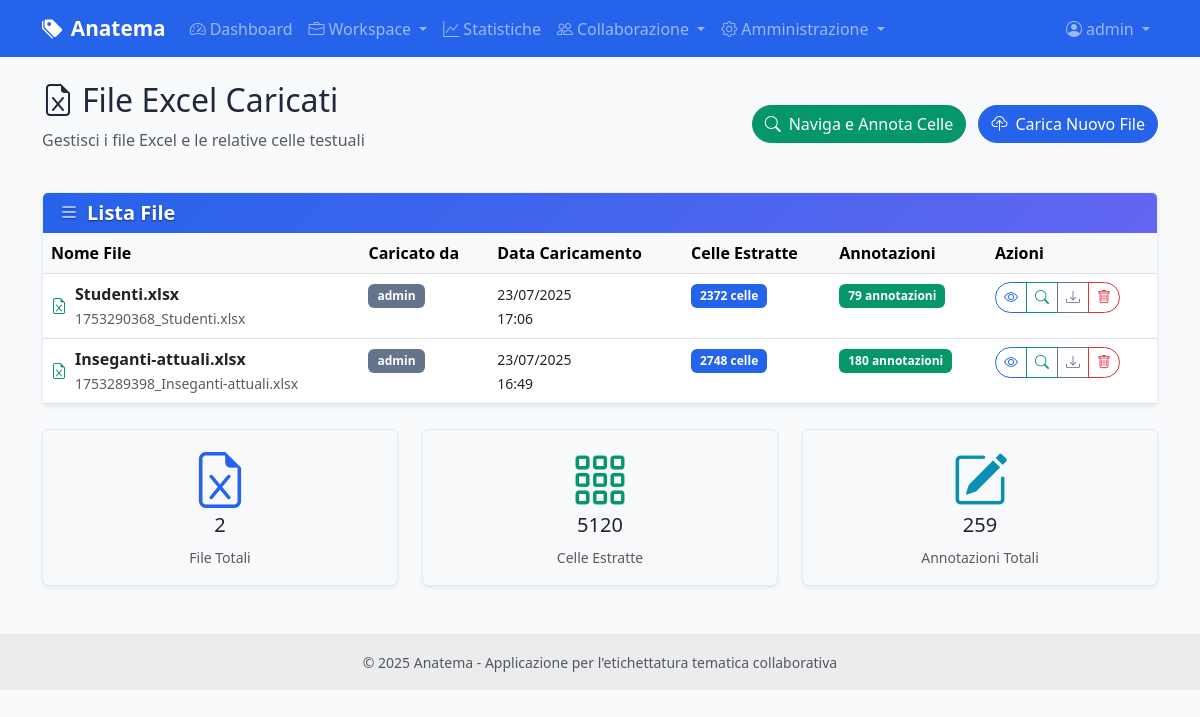
Page /excel/files (signed in) on the committed database.
### models.py (models this page shows, shortened)
class User(UserMixin, db.Model):
    id = db.Column(db.Integer, primary_key=True)
    username = db.Column(db.String(80), unique=True, nullable=False)
    email = db.Column(db.String(120), unique=True, nullable=False)
    password_hash = db.Column(db.String(255), nullable=False)
    role = db.Column(db.String(20), default='annotatore')  # 'amministratore' o 'annotatore'
    is_active = db.Column(db.Boolean, default=True)
    last_login = db.Column(db.DateTime)
    created_at = db.Column(db.DateTime, default=datetime.utcnow)
    updated_at = db.Column(db.DateTime, default=datetime.utcnow, onupdate=datetime.utcnow)
    annotations = db.relationship('CellAnnotation', foreign_keys='CellAnnotation.user_id', backref='user', lazy=True)
    def can_manage_users(self):
        return self.role == 'amministratore'

class ExcelFile(db.Model):
    id = db.Column(db.Integer, primary_key=True)
    filename = db.Column(db.String(255), nullable=False)
    original_filename = db.Column(db.String(255), nullable=False)
    file_path = db.Column(db.String(500), nullable=False)
    uploaded_by = db.Column(db.Integer, db.ForeignKey('user.id'), nullable=False)
    uploaded_at = db.Column(db.DateTime, default=datetime.utcnow)
    project_id = db.Column(db.Integer, db.ForeignKey('projects.id'), nullable=True)
    uploader = db.relationship('User', backref='uploaded_files')
    text_cells = db.relationship('TextCell', backref='excel_file', lazy=True, cascade='all, delete-orphan')

### routes/excel.py (the view)
@excel_bp.route('/files')
@login_required
def list_files():
    page = request.args.get('page', 1, type=int)
    files = ExcelFile.query.order_by(ExcelFile.uploaded_at.desc()).paginate(
        page=page, per_page=10, error_out=False
    )
    return render_template('excel/list_files.html', files=files)

### templates/excel/list_files.html (shortened to what this page needs)
{% extends "base.html" %}
{% block content %}
<div class="row mb-4">
    <div class="col-12">
        <div class="d-flex justify-content-between align-items-center">
            <div>
                <h2>
                    <i class="bi bi-file-earmark-excel me-2"></i>File Excel Caricati
                </h2>
                <p class="text-muted">Gestisci i file Excel e le relative celle testuali</p>
            </div>
            <div>
                <a href="{{ url_for('annotation.browse_annotations') }}" class="btn btn-success me-2">
                    <i class="bi bi-search me-2"></i>Naviga e Annota Celle
                </a>
                <a href="{{ url_for('excel.upload') }}" class="btn btn-primary">
                    <i class="bi bi-cloud-upload me-2"></i>Carica Nuovo File
                </a>
            </div>
        </div>
    </div>
</div>
{% if files.items %}
<div class="row">
    <div class="col-12">
        <div class="card">
            <div class="card-header">
                <h5 class="mb-0">
                    <i class="bi bi-list me-2"></i>Lista File
                </h5>
            </div>
            <div class="card-body p-0">
                <div class="table-responsive">
                    <table class="table table-hover mb-0">
                        <thead class="table-light">
                            <tr>
                                <th>Nome File</th>
                                <th>Caricato da</th>
                                <th>Data Caricamento</th>
                                <th>Celle Estratte</th>
                                <th>Annotazioni</th>
                                <th>Azioni</th>
                            </tr>
                        </thead>
                        <tbody>
                            {% for file in files.items %}
                            <tr>
                                <td>
                                    <div class="d-flex align-items-center">
                                        <i class="bi bi-file-earmark-excel text-success me-2"></i>
                                        <div>
                                            <strong>{{ file.original_filename }}</strong>
                                            <br>
                                            <small class="text-muted">{{ file.filename }}</small>
                                        </div>
                                    </div>
                                </td>
                                <td>
                                    <span class="badge bg-secondary">{{ file.uploader.username }}</span>
                                </td>
                                <td>
                                    <small>{{ file.uploaded_at.strftime('%d/%m/%Y<br>%H:%M')|safe }}</small>
                                </td>
                                <td>
                                    <span class="badge bg-primary">{{ file.text_cells|length }} celle</span>
                                </td>
                                <td>
                                    {% set total_annotations = file.text_cells|map(attribute='annotations')|map('length')|sum %}
                                    <span class="badge bg-success">{{ total_annotations }} annotazioni</span>
                                </td>
                                <td>
                                    <div class="btn-group btn-group-sm" role="group">
                                        <a href="{{ url_for('excel.view_file', file_id=file.id) }}"
                                           class="btn btn-outline-primary"
                                           title="Visualizza file">
                                            <i class="bi bi-eye"></i>
                                        </a>
                                        <a href="{{ url_for('annotation.browse_annotations', file_id=file.id) }}"
                                           class="btn btn-outline-success"
                                           title="Naviga e annota celle">
                                            <i class="bi bi-search"></i>
                                        </a>
                                        <a href="{{ url_for('excel.download_file', file_id=file.id) }}"
                                           class="btn btn-outline-secondary"
                                           title="Scarica file">
                                            <i class="bi bi-download"></i>
                                        </a>
                                        {% if current_user == file.uploader or current_user.is_admin %}
                                        <button type="button"
                                                class="btn btn-outline-danger"
                                                title="Elimina file"
                                                onclick="confirmDelete('{{ file.original_filename }}', '{{ url_for('excel.delete_file', file_id=file.id) }}')">
                                            <i class="bi bi-trash"></i>
                                        </button>
                                        {% endif %}
                                    </div>
                                </td>
                            </tr>
                            {% endfor %}
                        </tbody>
                    </table>
                </div>
            </div>
        </div>
    </div>
</div>
{% endif %}
<div class="row mt-4">
    <div class="col-md-4">
        <div class="card bg-light">
            <div class="card-body text-center">
                <i class="bi bi-file-earmark-excel display-4 text-primary mb-2"></i>
                <h5>{{ files.total }}</h5>
                <small class="text-muted">File Totali</small>
            </div>
        </div>
    </div>
    <div class="col-md-4">
        <div class="card bg-light">
            <div class="card-body text-center">
                <i class="bi bi-grid-3x3-gap display-4 text-success mb-2"></i>
                <h5>
                    {% set total_cells = files.items|map(attribute='text_cells')|map('length')|sum %}
                    {{ total_cells }}
                </h5>
                <small class="text-muted">Celle Estratte</small>
            </div>
        </div>
    </div>
    <div class="col-md-4">
        <div class="card bg-light">
            <div class="card-body text-center">
                <i class="bi bi-pencil-square display-4 text-info mb-2"></i>
                <h5>
                    {% set total_annotations = files.items|map(attribute='text_cells')|map('map', attribute='annotations')|map('map', 'length')|map('sum')|sum %}
                    {{ total_annotations }}
                </h5>
                <small class="text-muted">Annotazioni Totali</small>
            </div>
        </div>
    </div>
</div>
{% endblock %}

### templates/base.html (shortened to what this page needs)
<!DOCTYPE html>
<html lang="it">
<head>
    <link href="https://cdn.jsdelivr.net/npm/bootstrap@5.3.0/dist/css/bootstrap.min.css" rel="stylesheet">
    <link href="https://cdn.jsdelivr.net/npm/bootstrap-icons@1.10.0/font/bootstrap-icons.css" rel="stylesheet">
    <link href="{{ url_for('static', filename='css/style.css') }}" rel="stylesheet">
</head>
<body>
    <nav class="navbar navbar-expand-lg navbar-dark bg-primary">
        <div class="container">
            <a class="navbar-brand" href="{{ url_for('main.index') }}">
                <i class="bi bi-tags-fill me-2"></i>Anatema
            </a>
            <div class="collapse navbar-collapse" id="navbarNav">
                <ul class="navbar-nav me-auto">
                    {% if current_user.is_authenticated %}
                    <li class="nav-item">
                        <a class="nav-link" href="{{ url_for('main.dashboard') }}">
                            <i class="bi bi-speedometer2 me-1"></i>Dashboard
                        </a>
                    </li>
                    <li class="nav-item dropdown">
                        <a class="nav-link dropdown-toggle" href="#" id="workspaceDropdown" role="button" data-bs-toggle="dropdown">
                            <i class="bi bi-briefcase me-1"></i>Workspace
                        </a>
                    </li>
                    <li class="nav-item">
                        <a class="nav-link" href="{{ url_for('statistics.overview') }}">
                            <i class="bi bi-graph-up me-1"></i>Statistiche
                        </a>
                    </li>
                    <li class="nav-item dropdown">
                        <a class="nav-link dropdown-toggle" href="#" id="collaborationDropdown" role="button" data-bs-toggle="dropdown">
                            <i class="bi bi-people me-1"></i>Collaborazione
                        </a>
                    </li>
                    {% if current_user.can_manage_users() %}
                    <li class="nav-item dropdown">
                        <a class="nav-link dropdown-toggle" href="#" id="adminDropdown" role="button" data-bs-toggle="dropdown">
                            <i class="bi bi-gear me-1"></i>Amministrazione
                        </a>
                    </li>
                    {% endif %}
                    {% endif %}
                </ul>
                <ul class="navbar-nav">
                    {% if current_user.is_authenticated %}
                    <li class="nav-item dropdown">
                        <a class="nav-link dropdown-toggle" href="#" id="userDropdown" role="button" data-bs-toggle="dropdown">
                            <i class="bi bi-person-circle me-1"></i>{{ current_user.username }}
                        </a>
                    </li>
                    {% endif %}
                </ul>
            </div>
        </div>
    </nav>
    <main class="container my-4">
        {% block content %}{% endblock %}
    </main>
    <footer class="bg-light text-center text-lg-start mt-5">
        <div class="text-center p-3" style="background-color: rgba(0, 0, 0, 0.05);">
            <small class="text-muted">
                © 2025 Anatema - Applicazione per l'etichettatura tematica collaborativa
            </small>
        </div>
    </footer>
</body>
</html>

### static/css/style.css (style rules this page uses)
:root { --primary-color: #2563eb; --secondary-color: #6366f1; --success-color: #059669; --warning-color: #d97706; --danger-color: #dc2626; --info-color: #0891b2; --light-color: #f8fafc; --dark-color: #1e293b; --accent-color: #7c3aed; --muted-color: #64748b; }
body { font-family: 'Segoe UI', Tahoma, Geneva, Verdana, sans-serif; background-color: var(--light-color); color: var(--dark-color); }
.navbar-brand { font-weight: 600; font-size: 1.3rem; }
.card { border: none; box-shadow: 0 0.125rem 0.25rem rgba(0, 0, 0, 0.075); transition: box-shadow 0.15s ease-in-out; }
.card-header { background: linear-gradient(135deg, var(--primary-color), var(--secondary-color)) !important; color: white !important; border-bottom: none; font-weight: 600; }
.card-header h5, .card-header .h5 { color: white !important; font-weight: 600; }
.btn { border-radius: 50px; font-weight: 500; transition: all 0.2s ease; }
.badge { font-size: 0.85em; padding: 0.5em 0.75em; }
.badge { font-weight: 600; font-size: 0.75rem; }
.badge.bg-primary:not([style*="background-color"]), .bg-primary:not([style*="background-color"]) { background-color: var(--primary-color) !important; }
.badge.bg-secondary:not([style*="background-color"]), .bg-secondary:not([style*="background-color"]) { background-color: var(--muted-color) !important; }
.badge.bg-success:not([style*="background-color"]), .bg-success:not([style*="background-color"]) { background-color: var(--success-color) !important; }
.text-primary { color: var(--primary-color) !important; }
.text-success { color: var(--success-color) !important; }
.text-info { color: var(--info-color) !important; }
.btn-primary { background-color: var(--primary-color); border-color: var(--primary-color); }
.btn-success { background-color: var(--success-color); border-color: var(--success-color); }
.btn-outline-primary { color: var(--primary-color); border-color: var(--primary-color); }
.btn-outline-success { color: var(--success-color); border-color: var(--success-color); }
.btn-outline-secondary { color: var(--muted-color); border-color: var(--muted-color); }
.card { border: 1px solid rgba(37, 99, 235, 0.1); }
span.badge, .badge { font-weight: 600 !important; }
.card-header:not(.non-existent-class):not(.another-non-existent):not(.third-non-existent) { color: white !important; text-shadow: 0 1px 2px rgba(0, 0, 0, 0.5) !important; }
.card-header:not(.non-existent-class):not(.another-non-existent):not(.third-non-existent) *:not(input):not(textarea):not(select):not(.form-control):not(.form-select) { color: white !important; text-shadow: 0 1px 2px rgba(0, 0, 0, 0.5) !important; }
#non-existent-id .card-header, body #non-existent-id .card-header, html body #non-existent-id .card-header, .card-header { color: white !important; }
#non-existent-id .card-header *, body #non-existent-id .card-header *, html body #non-existent-id .card-header *, .card-header * { color: white !important; }
html body div.card div.card-header h1, html body div.card div.card-header h2, html body div.card div.card-header h3, html body div.card div.card-header h4, html body div.card div.card-header h5, html body div.card div.card-header h6 { color: white !important; }
html body div.card div.card-header strong, html body div.card div.card-header b, html body div.card div.card-header em, html body div.card div.card-header i { color: white !important; }
.card-header, .card-header *:not(input):not(textarea):not(select):not(.form-control):not(.form-select) { animation: force-white-text 0.01s infinite !important; color: white !important; -webkit-text-fill-color: white !important; text-shadow: 0 1px 2px rgba(0, 0, 0, 0.5) !important; }
.card-header { --bs-text-opacity: 1 !important; color: rgba(255, 255, 255, var(--bs-text-opacity)) !important; }
.card-header *:not(input):not(textarea):not(select):not(.form-control):not(.form-select) { color: white !important; -webkit-text-fill-color: white !important; -moz-text-fill-color: white !important; -ms-text-fill-color: white !important; fill: white !important; }
div.card-header, div.card-header *, .card > .card-header, .card > .card-header *, .card .card-header, .card .card-header * { color: white !important; }
.card-header *:not(input):not(textarea):not(select):not(.form-control):not(.form-select), .card-header:not(.bg-light) *:not(input):not(textarea):not(select):not(.form-control):not(.form-select) { color: white !important; text-shadow: 0 1px 2px rgba(0, 0, 0, 0.3) !important; }

### rows in the picture
User: username "admin"
ExcelFile: original_filename "Studenti.xlsx", filename "1753290368_Studenti.xlsx", uploader.username "admin", uploaded_at "23/07/2025 17:06", text_cells|length "2372", total_annotations "79"
ExcelFile: original_filename "Inseganti-attuali.xlsx", filename "1753289398_Inseganti-attuali.xlsx", uploader.username "admin", uploaded_at "23/07/2025 16:49", text_cells|length "2748", total_annotations "180"

### other values in the picture
{{ files.total }} "2"
{{ total_cells }} "5120"
{{ total_annotations }} "259"
